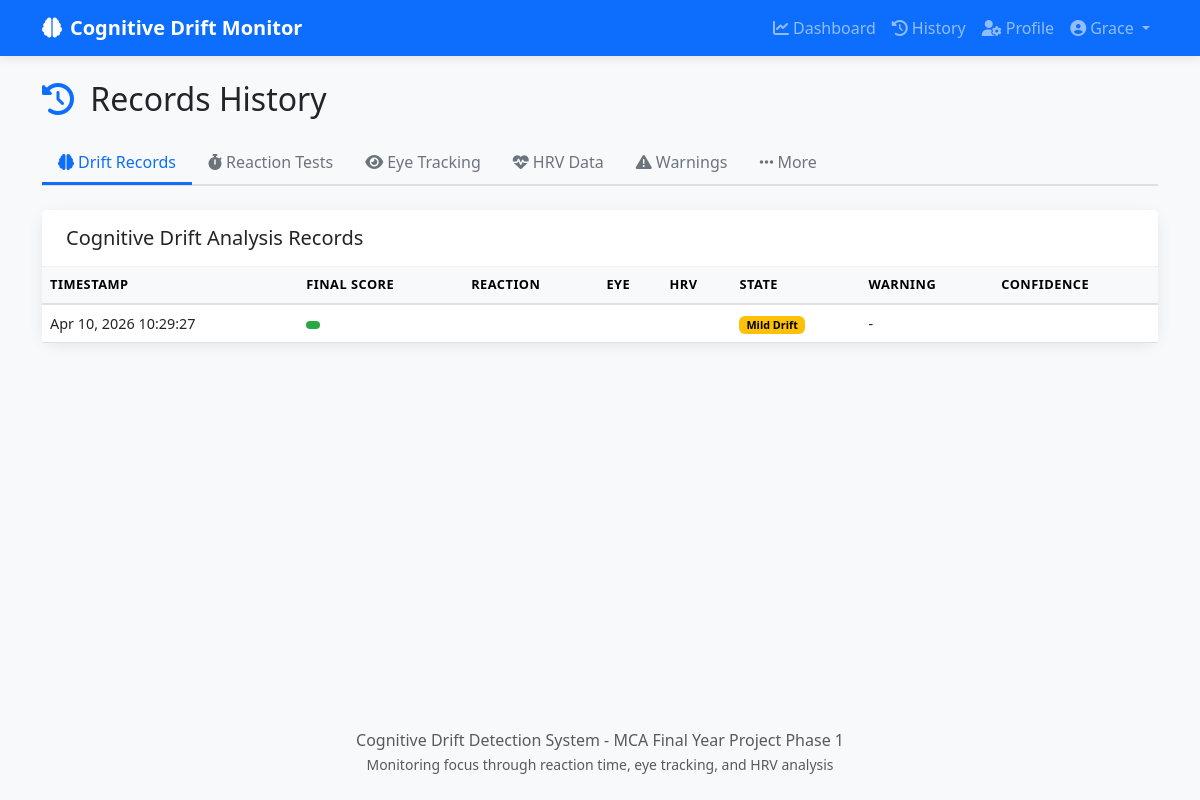
The page /history/ (signed in) on the database as committed earlier.
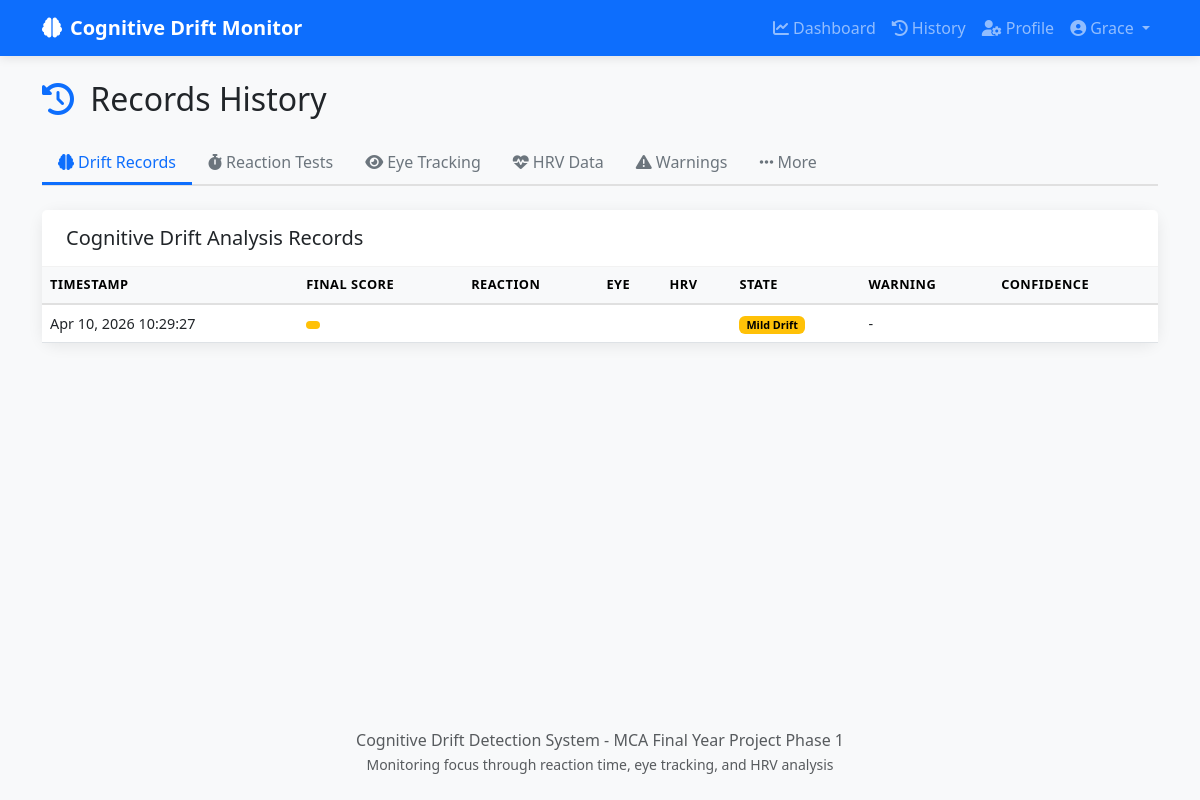
The same page on the database as committed later.
### core/models.py (models this page shows, shortened)
class DriftRecord(models.Model):
    COGNITIVE_STATE_CHOICES = [
        ('focused', 'Focused'),
        ('mild_drift', 'Mild Drift'),
        ('moderate_drift', 'Moderate Drift'),
        ('severe_drift', 'Severe Drift'),
    ]
    WARNING_LEVEL_CHOICES = [
        ('none', 'None'),
        ('low', 'Low'),
        ('medium', 'Medium'),
        ('high', 'High'),
        ('critical', 'Critical'),
    ]
    user = models.ForeignKey(User, on_delete=models.CASCADE, related_name='drift_records')
    timestamp = models.DateTimeField(default=timezone.now)
    reaction_score = models.FloatField(null=True, blank=True, help_text="Reaction time based score (0-100)")
    eye_score = models.FloatField(null=True, blank=True, help_text="Eye tracking based score (0-100)")
    hrv_score = models.FloatField(null=True, blank=True, help_text="Heart rate variability score (0-100)")
    final_score = models.FloatField(null=True, blank=True, help_text="Combined final drift score (0-100, higher = more drift)")
    cognitive_state = models.CharField(max_length=20, choices=COGNITIVE_STATE_CHOICES, default='focused')
    warning_level = models.CharField(max_length=10, choices=WARNING_LEVEL_CHOICES, null=True, blank=True)
    reaction_triggered = models.BooleanField(default=False, help_text="Whether reaction test was triggered")
    confidence_score = models.FloatField(null=True, blank=True, help_text="Model confidence (0-1)")
    class Meta:
        verbose_name = "Drift Record"
        verbose_name_plural = "Drift Records"
        ordering = ['-timestamp']
        indexes = [
            models.Index(fields=['user', '-timestamp']),
        ]

### core/views.py (the view)
# urls.py: path('history/', views.history_view, name='history'),
@login_required
def history_view(request):
    user = request.user
    drift_records = DriftRecord.objects.filter(user=user).order_by('-timestamp')[:50]
    reaction_records = ReactionSession.objects.filter(user=user).order_by('-timestamp')[:20]
    eye_records = EyeRecord.objects.filter(user=user).order_by('-timestamp')[:20]
    hrv_records = HRVRecord.objects.filter(user=user).order_by('-timestamp')[:20]
    warning_records = WarningLog.objects.filter(user=user).order_by('-timestamp')[:20]
    goal_records = GoalRecord.objects.filter(user=user).order_by('-date')[:20]
    pomodoro_records = PomodoroSession.objects.filter(user=user).order_by('-start_time')[:20]
    distraction_records = DistractionRecord.objects.filter(user=user).order_by('-timestamp')[:20]
    context = {
        'drift_records': drift_records,
        'reaction_records': reaction_records,
        'eye_records': eye_records,
        'hrv_records': hrv_records,
        'warning_records': warning_records,
        'goal_records': goal_records,
        'pomodoro_records': pomodoro_records,
        'distraction_records': distraction_records,
    }
    return render(request, 'core/history.html', context)

### core/models.py (called while the page is built)
    @property
    def accuracy(self):
        if self.total_trials > 0:
            return (self.valid_trials / self.total_trials) * 100
        return 0

### templates/core/history.html (shortened to what the changed rows need)
{% extends 'base.html' %}
{% block content %}
<div class="container py-4">
    <h2 class="mb-4">
        <i class="fas fa-history me-2 text-primary"></i>
        Records History
    </h2>
    <div class="tab-content" id="historyTabsContent">
        <div class="tab-pane fade show active" id="drift" role="tabpanel">
            <div class="card">
                <div class="card-body p-0">
                    {% if drift_records %}
                        <div class="table-responsive">
                            <table class="table table-hover mb-0">
                                <thead class="table-light">
                                    <tr>
                                        <th>Timestamp</th>
                                        <th>Final Score</th>
                                        <th>Reaction</th>
                                        <th>Eye</th>
                                        <th>HRV</th>
                                        <th>State</th>
                                        <th>Warning</th>
                                        <th>Confidence</th>
                                    </tr>
                                </thead>
                                <tbody>
                                    {% for record in drift_records %}
                                        <tr>
                                            <td>{{ record.timestamp|date:"M d, Y H:i:s" }}</td>
                                            <td>
                                                <span class="badge bg-{% if record.final_score < 30 %}success{% elif record.final_score < 60 %}warning{% else %}danger{% endif %}">
                                                </span>
                                            </td>
                                            <td>{{ record.reaction_score|default:"--"|stringformat:"%.1f" }}</td>
                                            <td>{{ record.eye_score|default:"--"|stringformat:"%.1f" }}</td>
                                            <td>{{ record.hrv_score|default:"--"|stringformat:"%.1f" }}</td>
                                            <td>
                                                <span class="badge bg-{% if record.cognitive_state == 'focused' %}success{% elif record.cognitive_state == 'mild_drift' %}warning{% else %}danger{% endif %}">
                                                    {{ record.get_cognitive_state_display }}
                                                </span>
                                            </td>
                                            <td>{{ record.get_warning_level_display|default:"-" }}</td>
                                            <td>{{ record.confidence_score|default:"--"|stringformat:"%.2f" }}</td>
                                        </tr>
                                    {% endfor %}
                                </tbody>
                            </table>
                        </div>
                    {% else %}
                        <div class="text-center py-5 text-muted">
                            <i class="fas fa-brain fa-3x mb-3"></i>
                            <p>No drift records found. Start monitoring to see data here.</p>
                        </div>
                    {% endif %}
                </div>
            </div>
        </div>
    </div>
</div>
{% endblock %}

Rows that differ between the two databases and show on the page:
changed DriftRecord "Mild Drift": final_score 28.429 → 47.9293 (drawn)
